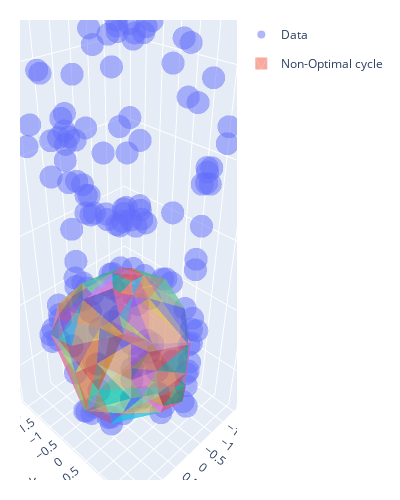

Notebook code cell kept with this figure:
### Code cell
## Largest Representative 3D Hole (Not Optimized)
# cycle to optimize
i = homology[homology['dimension'] == 2].sort_values('cycle nnz').index[-1] # largest 2d cycle (3d void)

# get the cycle
nonoptimal_faces = homology.loc[i, 'cycle representative']['simplex'].tolist()

# plotting
trace_dta = go.Scatter3d( # data plot
        x=dta[:, 0],
        y=dta[:, 1],
        z=dta[:, 2],
        mode='markers',
        showlegend=True,
        name='Data',
        opacity=0.5
    )
traces_nonoptimal = [oat.plot.triangle__trace3d(triangle=tri, coo=dta) for tri in nonoptimal_faces] # optimal cycle plot
for n, trace in enumerate(traces_nonoptimal): # plot optimal cycle
    trace.update(
            showlegend=(n==0),
            legendgroup='opti',
            opacity=0.5,
            name='Non-Optimal cycle'
        )
fig = go.Figure(data=[trace_dta]+traces_nonoptimal)
fig.update_layout(
        width=400, 
        height=500,
        margin=dict(l=20, r=20, t=20, b=20)
    )
fig.show()

### Figure 1 — Plotly figure (JSON) as saved in the notebook; plotly's stock layout.template omitted (floating-point values rounded to 4 significant figures; data arrays with more than 128 entries replaced by an {"elided": "..."} marker saying what was removed)
{"data": [{"mode": "markers", "name": "Data", "opacity": 0.5, "showlegend": true, "type": "scatter3d", "x": {"elided": "150 float values"}, "y": {"elided": "150 float values"}, "z": {"elided": "150 float values"}}, {"i": [0], "j": [1], "k": [2], "legendgroup": "opti", "name": "Non-Optimal cycle", "opacity": 0.5, "showlegend": true, "type": "mesh3d", "x": [1.493, 0.7858, 1.88], "y": [-1.236, -1.28, 0.4147], "z": [-2.446, -4.429, -3.604]}, {"i": [0], "j": [1], "k": [2], "legendgroup": "opti", "name": "Non-Optimal cycle", "opacity": 0.5, "showlegend": false, "type": "mesh3d", "x": [1.618, 0.7858, 1.88], "y": [0.3597, -1.28, 0.4147], "z": [-3.976, -4.429, -3.604]}, {"i": [0], "j": [1], "k": [2], "legendgroup": "opti", "name": "Non-Optimal cycle", "opacity": 0.5, "showlegend": false, "type": "mesh3d", "x": [-1.532, -0.452, 0.002517], "y": [0.6047, 1.698, 1.994], "z": [-2.308, -2.048, -2.939]}, {"i": [0], "j": [1], "k": [2], "legendgroup": "opti", "name": "Non-Optimal cycle", "opacity": 0.5, "showlegend": false, "type": "mesh3d", "x": [-1.182, -1.532, 0.002517], "y": [1.091, 0.6047, 1.994], "z": [-4.139, -2.308, -2.939]}, {"i": [0], "j": [1], "k": [2], "legendgroup": "opti", "name": "Non-Optimal cycle", "opacity": 0.5, "showlegend": false, "type": "mesh3d", "x": [1.733, 1.615, 0.002517], "y": [0.8055, 1.068, 1.994], "z": [-2.663, -3.482, -2.939]}, {"i": [0], "j": [1], "k": [2], "legendgroup": "opti", "name": "Non-Optimal cycle", "opacity": 0.5, "showlegend": false, "type": "mesh3d", "x": [1.733, 0.5279, 0.002517], "y": [0.8055, 1.342, 1.994], "z": [-2.663, -1.635, -2.939]}, {"i": [0], "j": [1], "k": [2], "legendgroup": "opti", "name": "Non-Optimal cycle", "opacity": 0.5, "showlegend": false, "type": "mesh3d", "x": [0.6374, 1.493, 0.7858], "y": [-1.978, -1.236, -1.28], "z": [-2.966, -2.446, -4.429]}, {"i": [0], "j": [1], "k": [2], "legendgroup": "opti", "name": "Non-Optimal cycle", "opacity": 0.5, "showlegend": false, "type": "mesh3d", "x": [1.632, 1.493, 1.88], "y": [-0.7288, -1.236, 0.4147], "z": [-2.174, -2.446, -3.604]}, {"i": [0], "j": [1], "k": [2], "legendgroup": "opti", "name": "Non-Optimal cycle", "opacity": 0.5, "showlegend": false, "type": "mesh3d", "x": [-0.452, 0.09105, -0.5908], "y": [1.698, 0.3035, -0.001736], "z": [-2.048, -1.074, -1.023]}, {"i": [0], "j": [1], "k": [2], "legendgroup": "opti", "name": "Non-Optimal cycle", "opacity": 0.5, "showlegend": false, "type": "mesh3d", "x": [-1.532, -0.452, -0.5908], "y": [0.6047, 1.698, -0.001736], "z": [-2.308, -2.048, -1.023]}, {"i": [0], "j": [1], "k": [2], "legendgroup": "opti", "name": "Non-Optimal cycle", "opacity": 0.5, "showlegend": false, "type": "mesh3d", "x": [0.02811, 1.615, 0.002517], "y": [1.955, 1.068, 1.994], "z": [-3.532, -3.482, -2.939]}, {"i": [0], "j": [1], "k": [2], "legendgroup": "opti", "name": "Non-Optimal cycle", "opacity": 0.5, "showlegend": false, "type": "mesh3d", "x": [-1.182, -1.532, -1.726], "y": [1.091, 0.6047, 0.6881], "z": [-4.139, -2.308, -3.719]}, {"i": [0], "j": [1], "k": [2], "legendgroup": "opti", "name": "Non-Optimal cycle", "opacity": 0.5, "showlegend": false, "type": "mesh3d", "x": [0.02811, -1.182, 0.002517], "y": [1.955, 1.091, 1.994], "z": [-3.532, -4.139, -2.939]}, {"i": [0], "j": [1], "k": [2], "legendgroup": "opti", "name": "Non-Optimal cycle", "opacity": 0.5, "showlegend": false, "type": "mesh3d", "x": [1.618, 1.378, 0.7858], "y": [0.3597, -0.1393, -1.28], "z": [-3.976, -4.553, -4.429]}, {"i": [0], "j": [1], "k": [2], "legendgroup": "opti", "name": "Non-Optimal cycle", "opacity": 0.5, "showlegend": false, "type": "mesh3d", "x": [1.361, 0.06599, 1.615], "y": [0.795, 1.302, 1.068], "z": [-4.227, -4.495, -3.482]}, {"i": [0], "j": [1], "k": [2], "legendgroup": "opti", "name": "Non-Optimal cycle", "opacity": 0.5, "showlegend": false, "type": "mesh3d", "x": [0.02811, 0.06599, 1.615], "y": [1.955, 1.302, 1.068], "z": [-3.532, -4.495, -3.482]}, {"i": [0], "j": [1], "k": [2], "legendgroup": "opti", "name": "Non-Optimal cycle", "opacity": 0.5, "showlegend": false, "type": "mesh3d", "x": [1.733, 1.632, 1.88], "y": [0.8055, -0.7288, 0.4147], "z": [-2.663, -2.174, -3.604]}, {"i": [0], "j": [1], "k": [2], "legendgroup": "opti", "name": "Non-Optimal cycle", "opacity": 0.5, "showlegend": false, "type": "mesh3d", "x": [-0.452, 0.09105, 0.5279], "y": [1.698, 0.3035, 1.342], "z": [-2.048, -1.074, -1.635]}, {"i": [0], "j": [1], "k": [2], "legendgroup": "opti", "name": "Non-Optimal cycle", "opacity": 0.5, "showlegend": false, "type": "mesh3d", "x": [-1.25, -1.781, -1.726], "y": [-0.3587, -0.8921, 0.6881], "z": [-4.42, -3.011, -3.719]}, {"i": [0], "j": [1], "k": [2], "legendgroup": "opti", "name": "Non-Optimal cycle", "opacity": 0.5, "showlegend": false, "type": "mesh3d", "x": [-1.532, -1.781, -1.726], "y": [0.6047, -0.8921, 0.6881], "z": [-2.308, -3.011, -3.719]}, {"i": [0], "j": [1], "k": [2], "legendgroup": "opti", "name": "Non-Optimal cycle", "opacity": 0.5, "showlegend": false, "type": "mesh3d", "x": [1.378, 0.7858, 0.02555], "y": [-0.1393, -1.28, -1.221], "z": [-4.553, -4.429, -4.597]}, {"i": [0], "j": [1], "k": [2], "legendgroup": "opti", "name": "Non-Optimal cycle", "opacity": 0.5, "showlegend": false, "type": "mesh3d", "x": [1.378, -0.06799, 0.02555], "y": [-0.1393, 0.07752, -1.221], "z": [-4.553, -5.091, -4.597]}, {"i": [0], "j": [1], "k": [2], "legendgroup": "opti", "name": "Non-Optimal cycle", "opacity": 0.5, "showlegend": false, "type": "mesh3d", "x": [-1.781, -0.4653, -0.5749], "y": [-0.8921, -1.861, -1.718], "z": [-3.011, -2.645, -3.919]}, {"i": [0], "j": [1], "k": [2], "legendgroup": "opti", "name": "Non-Optimal cycle", "opacity": 0.5, "showlegend": false, "type": "mesh3d", "x": [-1.25, -1.781, -0.5749], "y": [-0.3587, -0.8921, -1.718], "z": [-4.42, -3.011, -3.919]}, {"i": [0], "j": [1], "k": [2], "legendgroup": "opti", "name": "Non-Optimal cycle", "opacity": 0.5, "showlegend": false, "type": "mesh3d", "x": [-1.532, -1.527, -0.5908], "y": [0.6047, -0.09834, -0.001736], "z": [-2.308, -1.704, -1.023]}, {"i": [0], "j": [1], "k": [2], "legendgroup": "opti", "name": "Non-Optimal cycle", "opacity": 0.5, "showlegend": false, "type": "mesh3d", "x": [-1.781, -0.4653, -1.117], "y": [-0.8921, -1.861, -0.9053], "z": [-3.011, -2.645, -1.572]}, {"i": [0], "j": [1], "k": [2], "legendgroup": "opti", "name": "Non-Optimal cycle", "opacity": 0.5, "showlegend": false, "type": "mesh3d", "x": [-1.532, -1.527, -1.781], "y": [0.6047, -0.09834, -0.8921], "z": [-2.308, -1.704, -3.011]}, {"i": [0], "j": [1], "k": [2], "legendgroup": "opti", "name": "Non-Optimal cycle", "opacity": 0.5, "showlegend": false, "type": "mesh3d", "x": [1.733, 0.9218, 0.5279], "y": [0.8055, 0.4557, 1.342], "z": [-2.663, -1.272, -1.635]}, {"i": [0], "j": [1], "k": [2], "legendgroup": "opti", "name": "Non-Optimal cycle", "opacity": 0.5, "showlegend": false, "type": "mesh3d", "x": [1.733, 0.9218, 0.9313], "y": [0.8055, 0.4557, 0.8269], "z": [-2.663, -1.272, -1.424]}, {"i": [0], "j": [1], "k": [2], "legendgroup": "opti", "name": "Non-Optimal cycle", "opacity": 0.5, "showlegend": false, "type": "mesh3d", "x": [-0.5749, 0.6374, 0.7858], "y": [-1.718, -1.978, -1.28], "z": [-3.919, -2.966, -4.429]}, {"i": [0], "j": [1], "k": [2], "legendgroup": "opti", "name": "Non-Optimal cycle", "opacity": 0.5, "showlegend": false, "type": "mesh3d", "x": [1.733, 1.632, 1.654], "y": [0.8055, -0.7288, -0.1774], "z": [-2.663, -2.174, -1.982]}, {"i": [0], "j": [1], "k": [2], "legendgroup": "opti", "name": "Non-Optimal cycle", "opacity": 0.5, "showlegend": false, "type": "mesh3d", "x": [0.02811, -1.182, -0.234], "y": [1.955, 1.091, 1.138], "z": [-3.532, -4.139, -4.645]}, {"i": [0], "j": [1], "k": [2], "legendgroup": "opti", "name": "Non-Optimal cycle", "opacity": 0.5, "showlegend": false, "type": "mesh3d", "x": [-1.25, -0.5749, -1.47], "y": [-0.3587, -1.718, -0.6537], "z": [-4.42, -3.919, -4.293]}, {"i": [0], "j": [1], "k": [2], "legendgroup": "opti", "name": "Non-Optimal cycle", "opacity": 0.5, "showlegend": false, "type": "mesh3d", "x": [-1.527, -1.781, -1.117], "y": [-0.09834, -0.8921, -0.9053], "z": [-1.704, -3.011, -1.572]}, {"i": [0], "j": [1], "k": [2], "legendgroup": "opti", "name": "Non-Optimal cycle", "opacity": 0.5, "showlegend": false, "type": "mesh3d", "x": [-0.2767, -0.4653, -1.117], "y": [-1.868, -1.861, -0.9053], "z": [-2.316, -2.645, -1.572]}, {"i": [0], "j": [1], "k": [2], "legendgroup": "opti", "name": "Non-Optimal cycle", "opacity": 0.5, "showlegend": false, "type": "mesh3d", "x": [-0.4653, -0.5749, 0.6374], "y": [-1.861, -1.718, -1.978], "z": [-2.645, -3.919, -2.966]}, {"i": [0], "j": [1], "k": [2], "legendgroup": "opti", "name": "Non-Optimal cycle", "opacity": 0.5, "showlegend": false, "type": "mesh3d", "x": [1.378, -0.06799, 0.5719], "y": [-0.1393, 0.07752, 0.3993], "z": [-4.553, -5.091, -4.89]}, {"i": [0], "j": [1], "k": [2], "legendgroup": "opti", "name": "Non-Optimal cycle", "opacity": 0.5, "showlegend": false, "type": "mesh3d", "x": [-0.452, 0.5279, 0.002517], "y": [1.698, 1.342, 1.994], "z": [-2.048, -1.635, -2.939]}, {"i": [0], "j": [1], "k": [2], "legendgroup": "opti", "name": "Non-Optimal cycle", "opacity": 0.5, "showlegend": false, "type": "mesh3d", "x": [-0.5749, 0.7858, 0.02555], "y": [-1.718, -1.28, -1.221], "z": [-3.919, -4.429, -4.597]}, {"i": [0], "j": [1], "k": [2], "legendgroup": "opti", "name": "Non-Optimal cycle", "opacity": 0.5, "showlegend": false, "type": "mesh3d", "x": [-0.2767, -0.7198, -1.117], "y": [-1.868, -0.9773, -0.9053], "z": [-2.316, -1.378, -1.572]}, {"i": [0], "j": [1], "k": [2], "legendgroup": "opti", "name": "Non-Optimal cycle", "opacity": 0.5, "showlegend": false, "type": "mesh3d", "x": [1.733, 0.9313, 1.654], "y": [0.8055, 0.8269, -0.1774], "z": [-2.663, -1.424, -1.982]}, {"i": [0], "j": [1], "k": [2], "legendgroup": "opti", "name": "Non-Optimal cycle", "opacity": 0.5, "showlegend": false, "type": "mesh3d", "x": [0.9736, 0.2839, 0.9925], "y": [-0.5042, -1.332, -1.483], "z": [-1.17, -1.515, -2.245]}, {"i": [0], "j": [1], "k": [2], "legendgroup": "opti", "name": "Non-Optimal cycle", "opacity": 0.5, "showlegend": false, "type": "mesh3d", "x": [0.9736, 1.632, 0.9925], "y": [-0.5042, -0.7288, -1.483], "z": [-1.17, -2.174, -2.245]}, {"i": [0], "j": [1], "k": [2], "legendgroup": "opti", "name": "Non-Optimal cycle", "opacity": 0.5, "showlegend": false, "type": "mesh3d", "x": [-0.5749, -1.47, -1.116], "y": [-1.718, -0.6537, -0.9632], "z": [-3.919, -4.293, -4.4]}, {"i": [0], "j": [1], "k": [2], "legendgroup": "opti", "name": "Non-Optimal cycle", "opacity": 0.5, "showlegend": false, "type": "mesh3d", "x": [1.361, 0.5719, 0.06599], "y": [0.795, 0.3993, 1.302], "z": [-4.227, -4.89, -4.495]}, {"i": [0], "j": [1], "k": [2], "legendgroup": "opti", "name": "Non-Optimal cycle", "opacity": 0.5, "showlegend": false, "type": "mesh3d", "x": [0.02811, -0.234, 0.06599], "y": [1.955, 1.138, 1.302], "z": [-3.532, -4.645, -4.495]}, {"i": [0], "j": [1], "k": [2], "legendgroup": "opti", "name": "Non-Optimal cycle", "opacity": 0.5, "showlegend": false, "type": "mesh3d", "x": [-0.06799, -0.4895, 0.02555], "y": [0.07752, -0.3187, -1.221], "z": [-5.091, -4.975, -4.597]}, {"i": [0], "j": [1], "k": [2], "legendgroup": "opti", "name": "Non-Optimal cycle", "opacity": 0.5, "showlegend": false, "type": "mesh3d", "x": [-0.2767, -0.7198, -0.7915], "y": [-1.868, -0.9773, -1.459], "z": [-2.316, -1.378, -1.892]}, {"i": [0], "j": [1], "k": [2], "legendgroup": "opti", "name": "Non-Optimal cycle", "opacity": 0.5, "showlegend": false, "type": "mesh3d", "x": [0.9736, 0.9313, 1.654], "y": [-0.5042, 0.8269, -0.1774], "z": [-1.17, -1.424, -1.982]}, {"i": [0], "j": [1], "k": [2], "legendgroup": "opti", "name": "Non-Optimal cycle", "opacity": 0.5, "showlegend": false, "type": "mesh3d", "x": [0.9736, 0.3339, 0.9313], "y": [-0.5042, -0.1413, 0.8269], "z": [-1.17, -0.9858, -1.424]}, {"i": [0], "j": [1], "k": [2], "legendgroup": "opti", "name": "Non-Optimal cycle", "opacity": 0.5, "showlegend": false, "type": "mesh3d", "x": [-1.25, -1.726, -1.029], "y": [-0.3587, 0.6881, 0.1693], "z": [-4.42, -3.719, -4.63]}, {"i": [0], "j": [1], "k": [2], "legendgroup": "opti", "name": "Non-Optimal cycle", "opacity": 0.5, "showlegend": false, "type": "mesh3d", "x": [-1.182, -1.726, -1.029], "y": [1.091, 0.6881, 0.1693], "z": [-4.139, -3.719, -4.63]}, {"i": [0], "j": [1], "k": [2], "legendgroup": "opti", "name": "Non-Optimal cycle", "opacity": 0.5, "showlegend": false, "type": "mesh3d", "x": [0.09105, 0.7005, 0.5279], "y": [0.3035, 0.4502, 1.342], "z": [-1.074, -1.231, -1.635]}, {"i": [0], "j": [1], "k": [2], "legendgroup": "opti", "name": "Non-Optimal cycle", "opacity": 0.5, "showlegend": false, "type": "mesh3d", "x": [0.7985, 0.6374, 1.493], "y": [-1.767, -1.978, -1.236], "z": [-2.215, -2.966, -2.446]}, {"i": [0], "j": [1], "k": [2], "legendgroup": "opti", "name": "Non-Optimal cycle", "opacity": 0.5, "showlegend": false, "type": "mesh3d", "x": [0.9736, 1.632, 1.654], "y": [-0.5042, -0.7288, -0.1774], "z": [-1.17, -2.174, -1.982]}, {"i": [0], "j": [1], "k": [2], "legendgroup": "opti", "name": "Non-Optimal cycle", "opacity": 0.5, "showlegend": false, "type": "mesh3d", "x": [0.3339, 0.09105, 0.9313], "y": [-0.1413, 0.3035, 0.8269], "z": [-0.9858, -1.074, -1.424]}, {"i": [0], "j": [1], "k": [2], "legendgroup": "opti", "name": "Non-Optimal cycle", "opacity": 0.5, "showlegend": false, "type": "mesh3d", "x": [0.9736, 0.2839, -0.2053], "y": [-0.5042, -1.332, -0.7225], "z": [-1.17, -1.515, -1.147]}, {"i": [0], "j": [1], "k": [2], "legendgroup": "opti", "name": "Non-Optimal cycle", "opacity": 0.5, "showlegend": false, "type": "mesh3d", "x": [0.9736, 0.3339, -0.2053], "y": [-0.5042, -0.1413, -0.7225], "z": [-1.17, -0.9858, -1.147]}, {"i": [0], "j": [1], "k": [2], "legendgroup": "opti", "name": "Non-Optimal cycle", "opacity": 0.5, "showlegend": false, "type": "mesh3d", "x": [-0.4895, 0.02555, -1.116], "y": [-0.3187, -1.221, -0.9632], "z": [-4.975, -4.597, -4.4]}, {"i": [0], "j": [1], "k": [2], "legendgroup": "opti", "name": "Non-Optimal cycle", "opacity": 0.5, "showlegend": false, "type": "mesh3d", "x": [-0.5749, 0.02555, -1.116], "y": [-1.718, -1.221, -0.9632], "z": [-3.919, -4.597, -4.4]}, {"i": [0], "j": [1], "k": [2], "legendgroup": "opti", "name": "Non-Optimal cycle", "opacity": 0.5, "showlegend": false, "type": "mesh3d", "x": [-0.7198, -1.117, -0.5908], "y": [-0.9773, -0.9053, -0.001736], "z": [-1.378, -1.572, -1.023]}, {"i": [0], "j": [1], "k": [2], "legendgroup": "opti", "name": "Non-Optimal cycle", "opacity": 0.5, "showlegend": false, "type": "mesh3d", "x": [-1.527, -1.117, -0.5908], "y": [-0.09834, -0.9053, -0.001736], "z": [-1.704, -1.572, -1.023]}, {"i": [0], "j": [1], "k": [2], "legendgroup": "opti", "name": "Non-Optimal cycle", "opacity": 0.5, "showlegend": false, "type": "mesh3d", "x": [-0.2767, -0.4653, 0.6374], "y": [-1.868, -1.861, -1.978], "z": [-2.316, -2.645, -2.966]}, {"i": [0], "j": [1], "k": [2], "legendgroup": "opti", "name": "Non-Optimal cycle", "opacity": 0.5, "showlegend": false, "type": "mesh3d", "x": [-0.7198, -0.7915, 0.2839], "y": [-0.9773, -1.459, -1.332], "z": [-1.378, -1.892, -1.515]}, {"i": [0], "j": [1], "k": [2], "legendgroup": "opti", "name": "Non-Optimal cycle", "opacity": 0.5, "showlegend": false, "type": "mesh3d", "x": [-0.2767, -0.7915, 0.2839], "y": [-1.868, -1.459, -1.332], "z": [-2.316, -1.892, -1.515]}, {"i": [0], "j": [1], "k": [2], "legendgroup": "opti", "name": "Non-Optimal cycle", "opacity": 0.5, "showlegend": false, "type": "mesh3d", "x": [-0.2767, 0.7985, 0.6374], "y": [-1.868, -1.767, -1.978], "z": [-2.316, -2.215, -2.966]}, {"i": [0], "j": [1], "k": [2], "legendgroup": "opti", "name": "Non-Optimal cycle", "opacity": 0.5, "showlegend": false, "type": "mesh3d", "x": [-0.2573, 0.5719, 0.06599], "y": [0.3428, 0.3993, 1.302], "z": [-4.968, -4.89, -4.495]}, {"i": [0], "j": [1], "k": [2], "legendgroup": "opti", "name": "Non-Optimal cycle", "opacity": 0.5, "showlegend": false, "type": "mesh3d", "x": [-0.234, -0.2573, 0.06599], "y": [1.138, 0.3428, 1.302], "z": [-4.645, -4.968, -4.495]}, {"i": [0], "j": [1], "k": [2], "legendgroup": "opti", "name": "Non-Optimal cycle", "opacity": 0.5, "showlegend": false, "type": "mesh3d", "x": [-0.2767, 0.7985, 0.2839], "y": [-1.868, -1.767, -1.332], "z": [-2.316, -2.215, -1.515]}, {"i": [0], "j": [1], "k": [2], "legendgroup": "opti", "name": "Non-Optimal cycle", "opacity": 0.5, "showlegend": false, "type": "mesh3d", "x": [1.378, 1.361, 0.5719], "y": [-0.1393, 0.795, 0.3993], "z": [-4.553, -4.227, -4.89]}, {"i": [0], "j": [1], "k": [2], "legendgroup": "opti", "name": "Non-Optimal cycle", "opacity": 0.5, "showlegend": false, "type": "mesh3d", "x": [-1.182, -0.234, -0.5801], "y": [1.091, 1.138, 0.639], "z": [-4.139, -4.645, -4.839]}, {"i": [0], "j": [1], "k": [2], "legendgroup": "opti", "name": "Non-Optimal cycle", "opacity": 0.5, "showlegend": false, "type": "mesh3d", "x": [-0.7198, 0.2839, -0.2053], "y": [-0.9773, -1.332, -0.7225], "z": [-1.378, -1.515, -1.147]}, {"i": [0], "j": [1], "k": [2], "legendgroup": "opti", "name": "Non-Optimal cycle", "opacity": 0.5, "showlegend": false, "type": "mesh3d", "x": [-1.25, -0.4895, -1.116], "y": [-0.3587, -0.3187, -0.9632], "z": [-4.42, -4.975, -4.4]}, {"i": [0], "j": [1], "k": [2], "legendgroup": "opti", "name": "Non-Optimal cycle", "opacity": 0.5, "showlegend": false, "type": "mesh3d", "x": [-1.182, -1.029, -0.5801], "y": [1.091, 0.1693, 0.639], "z": [-4.139, -4.63, -4.839]}, {"i": [0], "j": [1], "k": [2], "legendgroup": "opti", "name": "Non-Optimal cycle", "opacity": 0.5, "showlegend": false, "type": "mesh3d", "x": [0.09105, 0.7005, 0.9313], "y": [0.3035, 0.4502, 0.8269], "z": [-1.074, -1.231, -1.424]}, {"i": [0], "j": [1], "k": [2], "legendgroup": "opti", "name": "Non-Optimal cycle", "opacity": 0.5, "showlegend": false, "type": "mesh3d", "x": [-0.7198, -0.5908, -0.2053], "y": [-0.9773, -0.001736, -0.7225], "z": [-1.378, -1.023, -1.147]}, {"i": [0], "j": [1], "k": [2], "legendgroup": "opti", "name": "Non-Optimal cycle", "opacity": 0.5, "showlegend": false, "type": "mesh3d", "x": [0.7005, 0.9218, 0.5279], "y": [0.4502, 0.4557, 1.342], "z": [-1.231, -1.272, -1.635]}, {"i": [0], "j": [1], "k": [2], "legendgroup": "opti", "name": "Non-Optimal cycle", "opacity": 0.5, "showlegend": false, "type": "mesh3d", "x": [1.733, 1.847, 1.88], "y": [0.8055, 0.7517, 0.4147], "z": [-2.663, -3.187, -3.604]}, {"i": [0], "j": [1], "k": [2], "legendgroup": "opti", "name": "Non-Optimal cycle", "opacity": 0.5, "showlegend": false, "type": "mesh3d", "x": [0.7985, 0.2839, 0.9925], "y": [-1.767, -1.332, -1.483], "z": [-2.215, -1.515, -2.245]}, {"i": [0], "j": [1], "k": [2], "legendgroup": "opti", "name": "Non-Optimal cycle", "opacity": 0.5, "showlegend": false, "type": "mesh3d", "x": [1.632, 1.493, 0.9925], "y": [-0.7288, -1.236, -1.483], "z": [-2.174, -2.446, -2.245]}, {"i": [0], "j": [1], "k": [2], "legendgroup": "opti", "name": "Non-Optimal cycle", "opacity": 0.5, "showlegend": false, "type": "mesh3d", "x": [1.618, 1.378, 1.361], "y": [0.3597, -0.1393, 0.795], "z": [-3.976, -4.553, -4.227]}, {"i": [0], "j": [1], "k": [2], "legendgroup": "opti", "name": "Non-Optimal cycle", "opacity": 0.5, "showlegend": false, "type": "mesh3d", "x": [-1.25, -0.4895, -0.7028], "y": [-0.3587, -0.3187, -0.5224], "z": [-4.42, -4.975, -4.809]}, {"i": [0], "j": [1], "k": [2], "legendgroup": "opti", "name": "Non-Optimal cycle", "opacity": 0.5, "showlegend": false, "type": "mesh3d", "x": [0.7985, 1.493, 1.153], "y": [-1.767, -1.236, -1.612], "z": [-2.215, -2.446, -2.735]}, {"i": [0], "j": [1], "k": [2], "legendgroup": "opti", "name": "Non-Optimal cycle", "opacity": 0.5, "showlegend": false, "type": "mesh3d", "x": [1.733, 1.847, 1.615], "y": [0.8055, 0.7517, 1.068], "z": [-2.663, -3.187, -3.482]}, {"i": [0], "j": [1], "k": [2], "legendgroup": "opti", "name": "Non-Optimal cycle", "opacity": 0.5, "showlegend": false, "type": "mesh3d", "x": [1.618, 1.88, 1.615], "y": [0.3597, 0.4147, 1.068], "z": [-3.976, -3.604, -3.482]}, {"i": [0], "j": [1], "k": [2], "legendgroup": "opti", "name": "Non-Optimal cycle", "opacity": 0.5, "showlegend": false, "type": "mesh3d", "x": [1.618, 1.361, 1.615], "y": [0.3597, 0.795, 1.068], "z": [-3.976, -4.227, -3.482]}, {"i": [0], "j": [1], "k": [2], "legendgroup": "opti", "name": "Non-Optimal cycle", "opacity": 0.5, "showlegend": false, "type": "mesh3d", "x": [-0.2573, -1.029, -0.5801], "y": [0.3428, 0.1693, 0.639], "z": [-4.968, -4.63, -4.839]}, {"i": [0], "j": [1], "k": [2], "legendgroup": "opti", "name": "Non-Optimal cycle", "opacity": 0.5, "showlegend": false, "type": "mesh3d", "x": [-0.4895, -0.2573, -1.029], "y": [-0.3187, 0.3428, 0.1693], "z": [-4.975, -4.968, -4.63]}, {"i": [0], "j": [1], "k": [2], "legendgroup": "opti", "name": "Non-Optimal cycle", "opacity": 0.5, "showlegend": false, "type": "mesh3d", "x": [-0.234, -0.2573, -0.5801], "y": [1.138, 0.3428, 0.639], "z": [-4.645, -4.968, -4.839]}, {"i": [0], "j": [1], "k": [2], "legendgroup": "opti", "name": "Non-Optimal cycle", "opacity": 0.5, "showlegend": false, "type": "mesh3d", "x": [-0.06799, -0.2573, 0.5719], "y": [0.07752, 0.3428, 0.3993], "z": [-5.091, -4.968, -4.89]}, {"i": [0], "j": [1], "k": [2], "legendgroup": "opti", "name": "Non-Optimal cycle", "opacity": 0.5, "showlegend": false, "type": "mesh3d", "x": [-0.5908, -0.1436, -0.2053], "y": [-0.001736, 0.01256, -0.7225], "z": [-1.023, -0.9581, -1.147]}, {"i": [0], "j": [1], "k": [2], "legendgroup": "opti", "name": "Non-Optimal cycle", "opacity": 0.5, "showlegend": false, "type": "mesh3d", "x": [0.3339, -0.1436, -0.2053], "y": [-0.1413, 0.01256, -0.7225], "z": [-0.9858, -0.9581, -1.147]}, {"i": [0], "j": [1], "k": [2], "legendgroup": "opti", "name": "Non-Optimal cycle", "opacity": 0.5, "showlegend": false, "type": "mesh3d", "x": [-0.4895, -0.7028, -1.029], "y": [-0.3187, -0.5224, 0.1693], "z": [-4.975, -4.809, -4.63]}, {"i": [0], "j": [1], "k": [2], "legendgroup": "opti", "name": "Non-Optimal cycle", "opacity": 0.5, "showlegend": false, "type": "mesh3d", "x": [-1.25, -0.7028, -1.029], "y": [-0.3587, -0.5224, 0.1693], "z": [-4.42, -4.809, -4.63]}, {"i": [0], "j": [1], "k": [2], "legendgroup": "opti", "name": "Non-Optimal cycle", "opacity": 0.5, "showlegend": false, "type": "mesh3d", "x": [0.09105, -0.5908, -0.1436], "y": [0.3035, -0.001736, 0.01256], "z": [-1.074, -1.023, -0.9581]}, {"i": [0], "j": [1], "k": [2], "legendgroup": "opti", "name": "Non-Optimal cycle", "opacity": 0.5, "showlegend": false, "type": "mesh3d", "x": [1.847, 1.88, 1.615], "y": [0.7517, 0.4147, 1.068], "z": [-3.187, -3.604, -3.482]}, {"i": [0], "j": [1], "k": [2], "legendgroup": "opti", "name": "Non-Optimal cycle", "opacity": 0.5, "showlegend": false, "type": "mesh3d", "x": [-0.06799, -0.4895, -0.2573], "y": [0.07752, -0.3187, 0.3428], "z": [-5.091, -4.975, -4.968]}, {"i": [0], "j": [1], "k": [2], "legendgroup": "opti", "name": "Non-Optimal cycle", "opacity": 0.5, "showlegend": false, "type": "mesh3d", "x": [0.7985, 1.153, 0.9925], "y": [-1.767, -1.612, -1.483], "z": [-2.215, -2.735, -2.245]}, {"i": [0], "j": [1], "k": [2], "legendgroup": "opti", "name": "Non-Optimal cycle", "opacity": 0.5, "showlegend": false, "type": "mesh3d", "x": [-1.25, -1.47, -1.116], "y": [-0.3587, -0.6537, -0.9632], "z": [-4.42, -4.293, -4.4]}, {"i": [0], "j": [1], "k": [2], "legendgroup": "opti", "name": "Non-Optimal cycle", "opacity": 0.5, "showlegend": false, "type": "mesh3d", "x": [1.493, 1.153, 0.9925], "y": [-1.236, -1.612, -1.483], "z": [-2.446, -2.735, -2.245]}, {"i": [0], "j": [1], "k": [2], "legendgroup": "opti", "name": "Non-Optimal cycle", "opacity": 0.5, "showlegend": false, "type": "mesh3d", "x": [0.3339, 0.09105, 0.3022], "y": [-0.1413, 0.3035, 0.07686], "z": [-0.9858, -1.074, -1.023]}, {"i": [0], "j": [1], "k": [2], "legendgroup": "opti", "name": "Non-Optimal cycle", "opacity": 0.5, "showlegend": false, "type": "mesh3d", "x": [0.3339, 0.3022, -0.1436], "y": [-0.1413, 0.07686, 0.01256], "z": [-0.9858, -1.023, -0.9581]}, {"i": [0], "j": [1], "k": [2], "legendgroup": "opti", "name": "Non-Optimal cycle", "opacity": 0.5, "showlegend": false, "type": "mesh3d", "x": [0.7005, 0.9218, 0.9313], "y": [0.4502, 0.4557, 0.8269], "z": [-1.231, -1.272, -1.424]}, {"i": [0], "j": [1], "k": [2], "legendgroup": "opti", "name": "Non-Optimal cycle", "opacity": 0.5, "showlegend": false, "type": "mesh3d", "x": [0.09105, 0.3022, -0.1436], "y": [0.3035, 0.07686, 0.01256], "z": [-1.074, -1.023, -0.9581]}], "layout": {"height": 500, "margin": {"b": 20, "l": 20, "r": 20, "t": 20}, "width": 400}}
